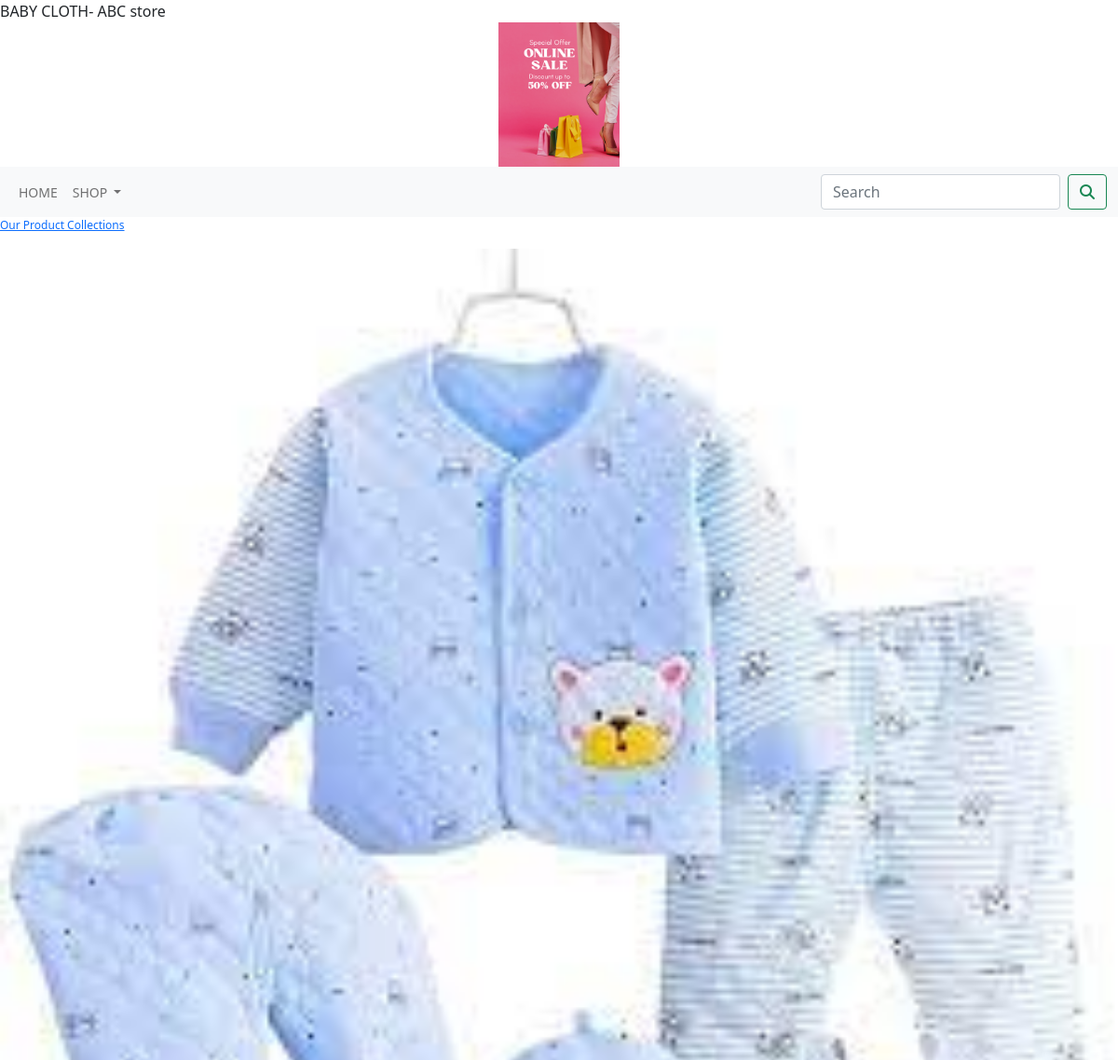
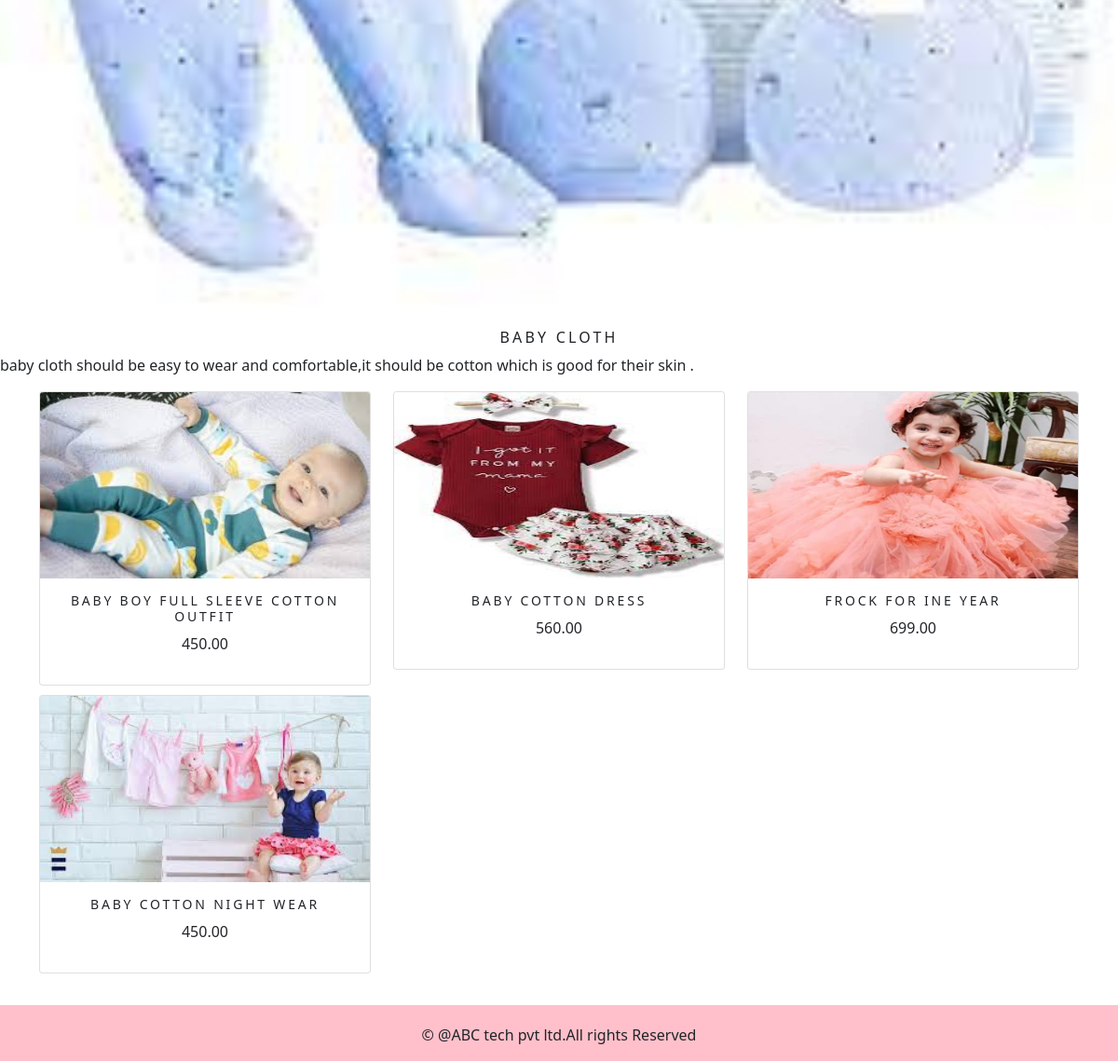
The page /ecommerceapp/baby-cloth/ on the database its author committed (2 pictures, top to bottom).
### ecommerceapp/models.py (models this page shows, shortened)
class Category(models.Model):
    name=models.CharField(max_length=250,unique=True)
    slug=models.SlugField(max_length=250,unique=True)
    description=models.TextField(blank=True)
    image=models.ImageField(upload_to='category',blank=True)
    class Meta:
        ordering=('name',)
        verbose_name='category'
        verbose_name_plural='categories'
    def get_url(self):
        return reverse('ecommerceapp:product_by_category',args=[self.slug])

class Product(models.Model):
    name=models.CharField(max_length=250,unique=True)
    slug = models.SlugField(max_length=250, unique=True)
    description = models.TextField(blank=True)
    price=models.DecimalField(max_digits=10,decimal_places=2)
    category=models.ForeignKey(Category,on_delete=models.CASCADE)
    image = models.ImageField(upload_to='category', blank=True)
    stock=models.IntegerField()
    available=models.BooleanField(default=True)
    created=models.DateField(auto_now_add=True)
    updated=models.DateField(auto_now=True)
    def get_url(self):
        return reverse('ecommerceapp:prodCatdetail',args=[self.category.slug,self.slug])
    class Meta:
        ordering = ('name',)
        verbose_name = 'product'
        verbose_name_plural = 'products'

### ecommerceapp/views.py (the view)
# urls.py: path('',views.allprodCat,name='allProdCat'),
def allprodCat(request,c_slug=None):
    c_page =None
    Products_list=None
    if c_slug!=None:
        c_page=get_object_or_404(Category,slug=c_slug)
        products_list=Product.objects.all().filter(category=c_page,available=True)
    else:
        products_list=Product.objects.all().filter(available=True)
    paginator=Paginator(products_list,6)
    try:
        page=int(request.GET.get('page','1'))
    except:
        page=1
    try:
        products=paginator.page(page)
    except (EmptyPage,InvalidPage):
        products=paginator.page(paginator.num_pages)
    return render(request,"category.html",{'category':c_page,'products':products})

### cartapp/context_processors.py (called while the page is built)
def counter(request):
    item_count=0
    if 'admin' in request.path:
        return {}
    else:
        try:
            cart=Cart.objects.filter(cart_id=_cart_id(request))
            cart_items=CartItem.objects.all().filter(cart=cart[:1])
            for cart_item in cart_items:
                item_count += cart_item.quantity
        except Cart.DoesNotExist:
            item_count =0
    return dict(item_count=item_count)

### cartapp/views.py (called while the page is built)
def _cart_id(request):
    cart=request.session.session_key
    if not cart:
        cart=request.session.create()
    return cart

### ecommerceapp/context_processors.py (called while the page is built)
def menu_links(request):
    links=Category.objects.all()
    return dict(links=links)

### templates/category.html (shortened to what this page needs)
{% extends 'base.html' %}
{% load static %}
{% block title %}
    {% if category %}
        {{ category.name}}- ABC store
    {% else %}
        See Our New Collections-ABC store
    {% endif %}
{% endblock %}
{% block content %}
{% if category %}
    <div>
        <div class="row my_row_class">
            <div class="mx_auto">
                <p><a href="{% url 'ecommerceapp:allProdCat' %}">Our Product Collections</a></p>
        </div>
            </div>
    </div>
    {% endif %}
<div class="mx_auto">
    {% if category %}
        <img class="my_image" src="{{category.image.url}}" alt="{{category.name}}">
</div>
<br>
<div>
        <h1 class="text-center my_title">{{category.name}}</h1>
         <p class="text_justify">{{category.description}}</p>
</div>
    {% endif %}
<div class="container">
    <div class="row mx_auto">
        {% for product in products.object_list %}
        <div class="my_bottom_margin col-9 col-sm-12 col-md-4 col-lg-4">
            <div class="card text-center" style="min-width: 18rem;">
                <a href="{{product.get_url}}"><img class="card-img-top my_images" src="{{product.image.url}}" alt="{{product.name}} "></a>
                <div class="card-body">
                     <h4>{{product.name}}</h4>
                      <p>{{product.price}}</p>
                </div>
            </div>
        </div>
        {% endfor %}
   </div>
    <br>
</div>
{% endblock %}

### static/css/custom.css (style rules this page uses)
body { font-family:font-family: 'Unbounded', cursive; }
.my_row_class { padding top :15px; }
.my_row_class .mx_auto { colour:black; font-size:12px; }
.my_image { width:100%; height:auto; }
.my_images { width:50px; height:200px; }
.my_title { font-size:16px; text_transform:uppercase; letter-spacing:0.2em; }
.my_bottom_margin { margin-bottom:10px; }
.card-body h4 { font-size:14px; text-transform:uppercase; letter-spacing:.2em; }

### rows shown on the page
Category: image (picture), name "BABY CLOTH", description "baby cloth should be easy to wear and comfortable,it should be cotton which is good for their skin ."
Product: image (picture), name "BABY BOY FULL SLEEVE COTTON OUTFIT", price "450.00"
Product: image (picture), name "BABY COTTON DRESS", price "560.00"
Product: image (picture), name "FROCK FOR INE YEAR", price "699.00"
Product: image (picture), name "BABY COTTON NIGHT WEAR", price "450.00"
